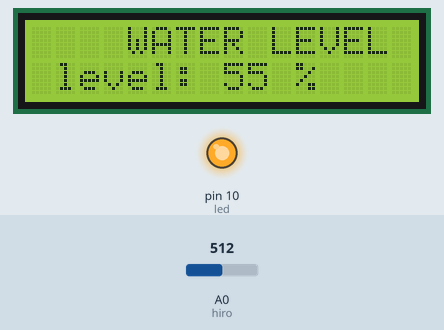
The sketch below on a simulated Arduino Uno, built with avr-gcc and run on an emulated ATmega328P. Shown: 16×2 character LCD, output pins drawn as LEDs (lit = HIGH). The test bench sets the inputs (shaded band); at power-on: A0 (hiro) = 512. What the sketch prints to the serial monitor is not drawn.

Above: at 1.2 s.
1.3 s: A0 (hiro) set to 318
At 2.7 s:
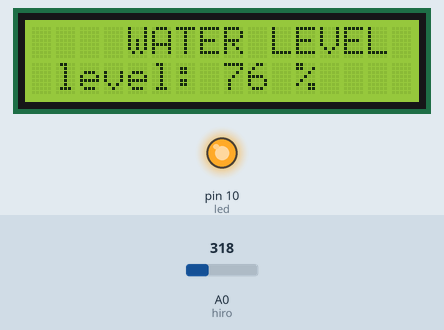
3.1 s: A0 (hiro) set to 283
At 4.3 s:
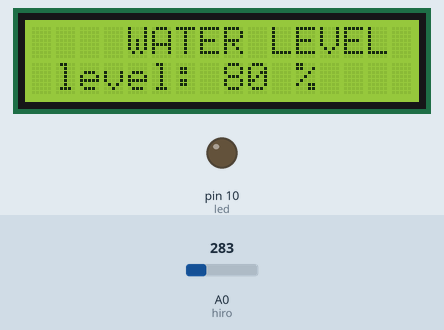
4.6 s: A0 (hiro) set to 306
At 4.9 s:
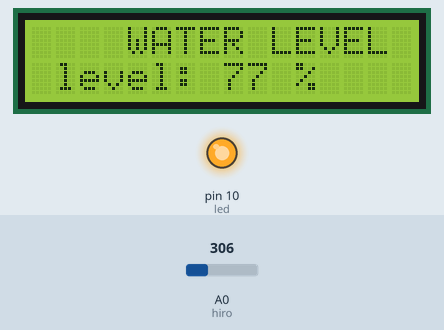
Timing chart, 0 to 7.6 s (numbered marks = the images above; inputs shaded):
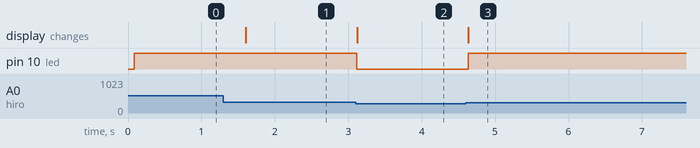

Measured:
- the behaviour switches between 301 and 300 on A0 (hiro) (found by bisection; images 1 and 2)
- after the input at 1.3 s, the display: changes after 0.31 s (image 1)
- after the input at 3.1 s, pin 10 (led): HIGH → LOW at once; the display: changes at once (image 2)
- after the input at 4.6 s, pin 10 (led): LOW → HIGH at once; the display: changes at once (image 3)

The sketch:

lcd_soil_percent.ino
```cpp
/* Використання гідрометра (давача вологості грунту)
 *  як сигналізатора стану вологості грунту
    ввімкненням/вимкненням  світлодіоду.
    При високій вологості- світлодіод  гасне.
    При низькій вологості- світлодіод горить.*/
#include <LiquidCrystal_I2C.h>
LiquidCrystal_I2C lcd (0x27,16,2);

//задаємо  номери аналогових і цифрових портів як константи
//перед номером аналогових  портів ставимо букву "А",
//ІНАКШЕ ARDUINO сприйме їх як цифрові порти

int led = 10; //змінна з номером цифрового пІна світлодіода
int hiro = A0; // давач вологості грунту аналоговий пін A5
void setup() //процедура встановлення режиму роботи портів

{

  pinMode(led, OUTPUT);//вказуємо, що  пін 10 світлодіода led - вихід


// Конфігуріруємо послідовне з'єднання з COM-портом
//на швидкості  1200 бод
  Serial. begin ( 1200 );


    lcd.begin (); // ініціалізація LCD
  lcd.backlight (); // включаємо підсвічування
  lcd.clear (); // очищення дисплея
  lcd.setCursor (4,0); // встановлюємо курсор на 4-й символ(позначений 4), 1-й рядок(позначений 0)
  lcd.print ("WATER LEVEL"); // вивід напису в 1-му рядку
  lcd.setCursor (1, 1); // встановлюємо курсор на 1-й символ(позначений 1), 2-й рядок(позначений 1)
  lcd.print ( "level:");// вивід напису в 2-му рядку
  //lcd.setCursor (8, 1); // встановлюємо курсор на 2-й рядок, 8 символ
  //lcd.print (interval);// вивід часу роботи дисплея

}

void loop() //процедура виконання програми

{
  // Одержуємо занчення стану вологості грунту
  //з аналогового входу A0
  int x = analogRead(hiro);

  //якщо показник вологості грунту менше 300,
  //включаємо світлодіод
  if (analogRead(hiro) > 300)
  digitalWrite(led, HIGH);

  else digitalWrite(led, LOW); //інакше вимикаємо світлодіод


  // для того, щоб побачити показники давача
  //(аналогові значення  від 0 до 1023)
  //через "монітор порту",напишемо блок програми:

  // виведення даних з давача вологості грунту
  //(аналогові значення  від 0 до 1023)на монітор порту
  Serial.print(x);

  int percentValue = map(x, 1023, 100, 0, 100);
  lcd.setCursor (8, 1); // встановлюємо курсор на 2-й рядок, 8 символ
  lcd.print(percentValue);

  lcd.setCursor (11, 1);
  lcd.print("%");


  // повернення каретки - перехід на новий рядок у вікні монітора
  Serial.println("");

  //пауза між появою значень освітленості на моніторі 500 мсек
  delay(500);

}
```
